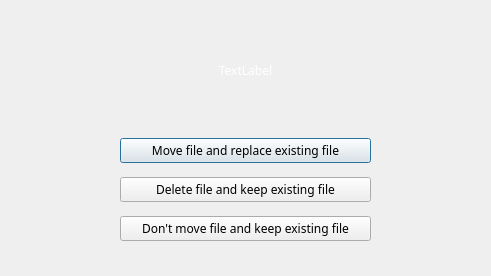
<?xml version="1.0" encoding="UTF-8"?>
<ui version="4.0">
 <class>MoveFileExistsDialog</class>
 <widget class="QDialog" name="MoveFileExistsDialog">
  <property name="geometry">
   <rect>
    <x>0</x>
    <y>0</y>
    <width>491</width>
    <height>276</height>
   </rect>
  </property>
  <property name="font">
   <font>
    <family>Sans Serif</family>
   </font>
  </property>
  <property name="windowTitle">
   <string>File Already Exists</string>
  </property>
  <property name="styleSheet">
   <string notr="true">#MoveFileExistsDialog {
	background-image: url(:/images/background_blue);
}

QLabel {
	color: white;
}

QPushButton {
	font-size: 12px;
	font-family: &quot;Sans Serif&quot;;
}</string>
  </property>
  <widget class="QLabel" name="label_messageE">
   <property name="geometry">
    <rect>
     <x>20</x>
     <y>20</y>
     <width>451</width>
     <height>101</height>
    </rect>
   </property>
   <property name="font">
    <font>
     <family>Sans Serif</family>
    </font>
   </property>
   <property name="styleSheet">
    <string notr="true"/>
   </property>
   <property name="text">
    <string>TextLabel</string>
   </property>
   <property name="alignment">
    <set>Qt::AlignCenter</set>
   </property>
   <property name="wordWrap">
    <bool>true</bool>
   </property>
  </widget>
  <widget class="QWidget" name="verticalLayoutWidget">
   <property name="geometry">
    <rect>
     <x>120</x>
     <y>130</y>
     <width>251</width>
     <height>121</height>
    </rect>
   </property>
   <layout class="QVBoxLayout" name="verticalLayout">
    <item>
     <widget class="QPushButton" name="pushButton_moveAndReplace">
      <property name="font">
       <font>
        <family>Sans Serif</family>
        <pointsize>-1</pointsize>
       </font>
      </property>
      <property name="text">
       <string>Move file and replace existing file</string>
      </property>
     </widget>
    </item>
    <item>
     <widget class="QPushButton" name="pushButton_deleteAndKeep">
      <property name="font">
       <font>
        <family>Sans Serif</family>
        <pointsize>-1</pointsize>
       </font>
      </property>
      <property name="text">
       <string>Delete file and keep existing file</string>
      </property>
     </widget>
    </item>
    <item>
     <widget class="QPushButton" name="pushButton_doNothing">
      <property name="font">
       <font>
        <family>Sans Serif</family>
        <pointsize>-1</pointsize>
       </font>
      </property>
      <property name="text">
       <string>Don't move file and keep existing file</string>
      </property>
     </widget>
    </item>
   </layout>
  </widget>
 </widget>
 <resources/>
 <connections/>
</ui>
